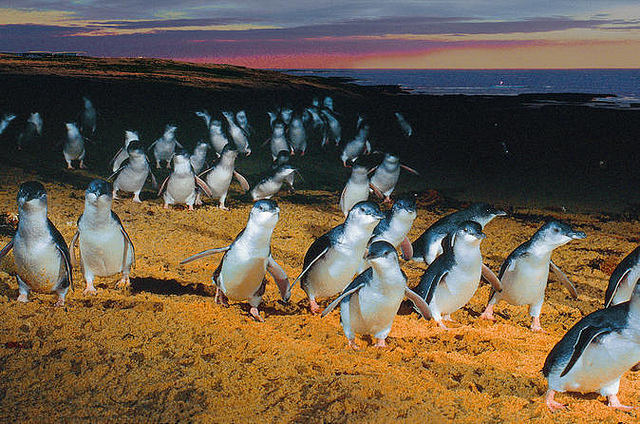
#> input picture chapter_10/penguin_parade.jpg, 640 x 424 px
$ jupyter execute 01_add_channels.ipynb
#> lines starting #> are read from the running program, lines starting #| are printed output that depends on the picture
## How to Add a Channel to a Grayscale Image
Grayscale images are loaded as a two-dimensional array. Before they can be used for modeling,
you may have to add an explicit channel dimension to the image. This does not add new
data; instead, it changes the array data structure to have an additional third axis with one
dimension to hold the grayscale pixel values. For example, a grayscale image with the dimensions [rows][cols] can be changed to [rows][cols][channels] or [channels][rows][cols]
where the new [channels] axis has one dimension.
This can be achieved using the expand dims() NumPy function. The axis argument allows
you to specify whether the new dimension will be added to the first, e.g. first for channels
first or last for channels last. The example below loads the Penguin Parade photograph as a
grayscale image using the Pillow library and demonstrates how to add a channel dimension.

Running the example first loads the photograph using the Pillow library, then converts it to
a grayscale image. The image object is converted to a NumPy array and we confirm the shape
of the array is two dimensional, specifically (424, 640).

The expand dims() function is then used to add a channel via axis=0 to the front of the
array and the change is confirmed with the shape (1, 424, 640). The same function is then
used to add a channel to the end or third dimension of the array with axis=2 and the change is
confirmed with the shape (424, 640, 1).

[cell 1]
# example of expanding dimensions
from numpy import expand_dims
from numpy import asarray
from PIL import Image
# load the image
img = Image.open('penguin_parade.jpg')
#> img is the input picture: PIL image 640x424 RGB; mean R, G, B 105.8, 90.6, 72.2
# convert the image to grayscale
img = img.convert(mode='L')
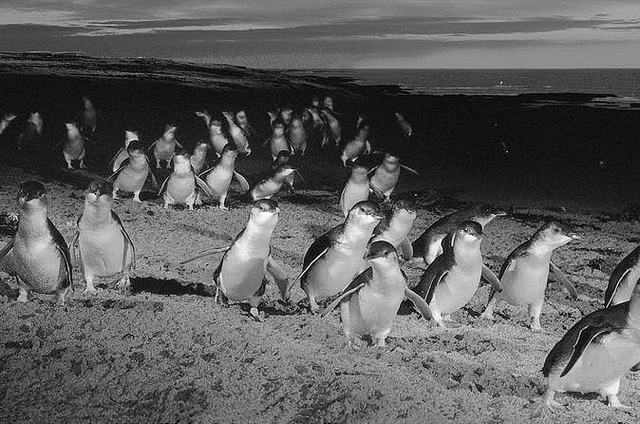
#> img: PIL image 640x424 L; min 0, max 255, mean 93.1
# convert to numpy array
data = asarray(img)
print(data.shape)
#| (424, 640)
# add channels first
data_first = expand_dims(data, axis=0)
print(data_first.shape)
#| (1, 424, 640)
# add channels last
data_last = expand_dims(data, axis=2)
print(data_last.shape)
#| (424, 640, 1)
